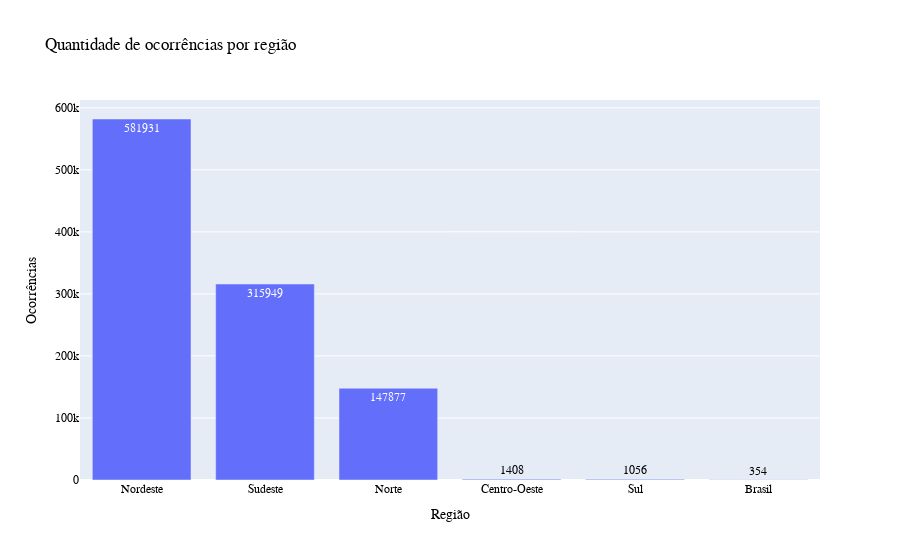

Notebook cell for this chart:
### Markdown cell above
#### Exercício 2.5: Qual a quantidade de ocorrências de cada regiões de saúde no dataframe?

### Code cell
x = df['regiao'].value_counts().keys()
y = df['regiao'].value_counts().values

# Use textposition='auto' for direct text
fig = go.Figure(data=[go.Bar(
            x=x, y=y,
            text=y,
            textposition='auto',
        )])


fig.update_layout(
    title="Quantidade de ocorrências por região",
    xaxis_title="Região",
    yaxis_title="Ocorrências",
    font=dict(
        family="Arial",
        size=12,
        color="black"
    )
)

fig.show()

### Figure 1 — Plotly figure (JSON) as saved in the notebook; plotly's stock layout.template omitted (floating-point values rounded to 4 significant figures)
{"data": [{"text": [581931, 315949, 147877, 1408, 1056, 354], "textposition": "auto", "type": "bar", "x": ["Nordeste", "Sudeste", "Norte", "Centro-Oeste", "Sul", "Brasil"], "y": [581931, 315949, 147877, 1408, 1056, 354]}], "layout": {"font": {"color": "black", "family": "Arial", "size": 12}, "title": {"text": "Quantidade de ocorrências por região"}, "xaxis": {"title": {"text": "Região"}}, "yaxis": {"title": {"text": "Ocorrências"}}}}
